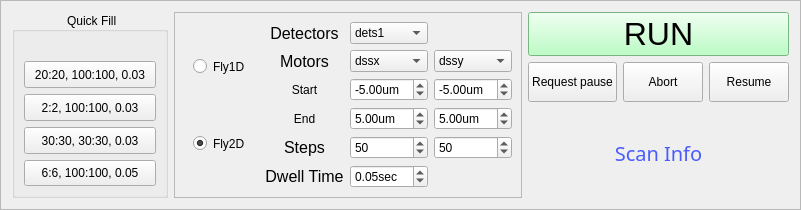
         <widget class="QFrame" name="frame_2">
          <property name="sizePolicy">
           <sizepolicy hsizetype="Preferred" vsizetype="Preferred">
            <horstretch>0</horstretch>
            <verstretch>0</verstretch>
           </sizepolicy>
          </property>
          <property name="frameShape">
           <enum>QFrame::StyledPanel</enum>
          </property>
          <property name="frameShadow">
           <enum>QFrame::Raised</enum>
          </property>
          <layout class="QGridLayout" name="gridLayout_92">
           <item row="0" column="1" rowspan="2">
            <widget class="QFrame" name="frame_3">
             <property name="sizePolicy">
              <sizepolicy hsizetype="Preferred" vsizetype="Preferred">
               <horstretch>0</horstretch>
               <verstretch>0</verstretch>
              </sizepolicy>
             </property>
             <property name="styleSheet">
              <string notr="true"/>
             </property>
             <property name="frameShape">
              <enum>QFrame::StyledPanel</enum>
             </property>
             <property name="frameShadow">
              <enum>QFrame::Raised</enum>
             </property>
             <layout class="QGridLayout" name="gridLayout_8">
              <item row="4" column="2">
               <widget class="QDoubleSpinBox" name="x_end">
                <property name="sizePolicy">
                 <sizepolicy hsizetype="Preferred" vsizetype="Preferred">
                  <horstretch>0</horstretch>
                  <verstretch>0</verstretch>
                 </sizepolicy>
                </property>
                <property name="toolTip">
                 <string>scan range entry</string>
                </property>
                <property name="suffix">
                 <string notr="true">um</string>
                </property>
                <property name="minimum">
                 <double>-15.000000000000000</double>
                </property>
                <property name="maximum">
                 <double>15.000000000000000</double>
                </property>
                <property name="singleStep">
                 <double>1.000000000000000</double>
                </property>
                <property name="value">
                 <double>5.000000000000000</double>
                </property>
               </widget>
              </item>
              <item row="6" column="1">
               <widget class="QLabel" name="label_9">
                <property name="sizePolicy">
                 <sizepolicy hsizetype="Preferred" vsizetype="Preferred">
                  <horstretch>0</horstretch>
                  <verstretch>0</verstretch>
                 </sizepolicy>
                </property>
                <property name="font">
                 <font>
                  <family>Segoe UI</family>
                  <pointsize>12</pointsize>
                  <weight>50</weight>
                  <italic>false</italic>
                  <bold>false</bold>
                 </font>
                </property>
                <property name="text">
                 <string>Dwell Time</string>
                </property>
                <property name="textFormat">
                 <enum>Qt::AutoText</enum>
                </property>
                <property name="scaledContents">
                 <bool>false</bool>
                </property>
                <property name="alignment">
                 <set>Qt::AlignCenter</set>
                </property>
               </widget>
              </item>
              <item row="4" column="1">
               <widget class="QLabel" name="label_18">
                <property name="text">
                 <string>End</string>
                </property>
                <property name="alignment">
                 <set>Qt::AlignCenter</set>
                </property>
               </widget>
              </item>
              <item row="5" column="3">
               <widget class="QSpinBox" name="y_step">
                <property name="sizePolicy">
                 <sizepolicy hsizetype="Preferred" vsizetype="Preferred">
                  <horstretch>0</horstretch>
                  <verstretch>0</verstretch>
                 </sizepolicy>
                </property>
                <property name="toolTip">
                 <string>second motor steps</string>
                </property>
                <property name="minimum">
                 <number>1</number>
                </property>
                <property name="maximum">
                 <number>1000</number>
                </property>
                <property name="singleStep">
                 <number>10</number>
                </property>
                <property name="value">
                 <number>50</number>
                </property>
               </widget>
              </item>
              <item row="6" column="2">
               <widget class="QDoubleSpinBox" name="dwell">
                <property name="sizePolicy">
                 <sizepolicy hsizetype="Preferred" vsizetype="Preferred">
                  <horstretch>0</horstretch>
                  <verstretch>0</verstretch>
                 </sizepolicy>
                </property>
                <property name="toolTip">
                 <string>exposure time per point</string>
                </property>
                <property name="prefix">
                 <string/>
                </property>
                <property name="suffix">
                 <string notr="true">sec</string>
                </property>
                <property name="minimum">
                 <double>0.000000000000000</double>
                </property>
                <property name="maximum">
                 <double>0.500000000000000</double>
                </property>
                <property name="singleStep">
                 <double>0.010000000000000</double>
                </property>
                <property name="value">
                 <double>0.050000000000000</double>
                </property>
               </widget>
              </item>
              <item row="1" column="1">
               <widget class="QLabel" name="label_17">
                <property name="sizePolicy">
                 <sizepolicy hsizetype="Preferred" vsizetype="Preferred">
                  <horstretch>0</horstretch>
                  <verstretch>0</verstretch>
                 </sizepolicy>
                </property>
                <property name="font">
                 <font>
                  <family>Segoe UI</family>
                  <pointsize>12</pointsize>
                  <weight>50</weight>
                  <italic>false</italic>
                  <bold>false</bold>
                 </font>
                </property>
                <property name="text">
                 <string>Detectors</string>
                </property>
                <property name="alignment">
                 <set>Qt::AlignCenter</set>
                </property>
               </widget>
              </item>
              <item row="1" column="0" rowspan="6">
               <widget class="QWidget" name="widget_2" native="true">
                <property name="styleSheet">
                 <string notr="true">font: 14pt &quot;MS Shell Dlg 2&quot;;</string>
                </property>
                <layout class="QVBoxLayout" name="verticalLayout_9">
                 <item>
                  <widget class="QRadioButton" name="rb_1d">
                   <property name="sizePolicy">
                    <sizepolicy hsizetype="Preferred" vsizetype="Preferred">
                     <horstretch>0</horstretch>
                     <verstretch>0</verstretch>
                    </sizepolicy>
                   </property>
                   <property name="toolTip">
                    <string>select for line scan</string>
                   </property>
                   <property name="styleSheet">
                    <string notr="true"/>
                   </property>
                   <property name="text">
                    <string>Fly1D</string>
                   </property>
                   <property name="autoExclusive">
                    <bool>true</bool>
                   </property>
                  </widget>
                 </item>
                 <item>
                  <widget class="QRadioButton" name="rb_2d">
                   <property name="sizePolicy">
                    <sizepolicy hsizetype="Preferred" vsizetype="Preferred">
                     <horstretch>0</horstretch>
                     <verstretch>0</verstretch>
                    </sizepolicy>
                   </property>
                   <property name="toolTip">
                    <string>select for 2D scan</string>
                   </property>
                   <property name="styleSheet">
                    <string notr="true"/>
                   </property>
                   <property name="text">
                    <string>Fly2D</string>
                   </property>
                   <property name="checked">
                    <bool>true</bool>
                   </property>
                   <property name="autoExclusive">
                    <bool>true</bool>
                   </property>
                  </widget>
                 </item>
                </layout>
               </widget>
              </item>
              <item row="4" column="3">
               <widget class="QDoubleSpinBox" name="y_end">
                <property name="sizePolicy">
                 <sizepolicy hsizetype="Preferred" vsizetype="Preferred">
                  <horstretch>0</horstretch>
                  <verstretch>0</verstretch>
                 </sizepolicy>
                </property>
                <property name="toolTip">
                 <string>scan range entry</string>
                </property>
                <property name="suffix">
                 <string notr="true">um</string>
                </property>
                <property name="minimum">
                 <double>-15.000000000000000</double>
                </property>
                <property name="maximum">
                 <double>15.000000000000000</double>
                </property>
                <property name="singleStep">
                 <double>1.000000000000000</double>
                </property>
                <property name="value">
                 <double>5.000000000000000</double>
                </property>
               </widget>
              </item>
              <item row="3" column="2">
               <widget class="QDoubleSpinBox" name="x_start">
                <property name="sizePolicy">
                 <sizepolicy hsizetype="Preferred" vsizetype="Preferred">
                  <horstretch>0</horstretch>
                  <verstretch>0</verstretch>
                 </sizepolicy>
                </property>
                <property name="toolTip">
                 <string>scan range entry</string>
                </property>
                <property name="prefix">
                 <string notr="true"/>
                </property>
                <property name="suffix">
                 <string>um</string>
                </property>
                <property name="minimum">
                 <double>-15.000000000000000</double>
                </property>
                <property name="maximum">
                 <double>15.000000000000000</double>
                </property>
                <property name="singleStep">
                 <double>1.000000000000000</double>
                </property>
                <property name="value">
                 <double>-5.000000000000000</double>
                </property>
               </widget>
              </item>
              <item row="1" column="2">
               <widget class="QComboBox" name="pb_dets">
                <property name="sizePolicy">
                 <sizepolicy hsizetype="Preferred" vsizetype="Preferred">
                  <horstretch>0</horstretch>
                  <verstretch>0</verstretch>
                 </sizepolicy>
                </property>
                <property name="toolTip">
                 <string comment="choose the detector system"/>
                </property>
                <item>
                 <property name="text">
                  <string>dets1</string>
                 </property>
                </item>
                <item>
                 <property name="text">
                  <string>dets2</string>
                 </property>
                </item>
                <item>
                 <property name="text">
                  <string>dets3</string>
                 </property>
                </item>
                <item>
                 <property name="text">
                  <string>dets4</string>
                 </property>
                </item>
                <item>
                 <property name="text">
                  <string>dets_fs</string>
                 </property>
                </item>
               </widget>
              </item>
              <item row="3" column="1">
               <widget class="QLabel" name="label_32">
                <property name="text">
                 <string>Start</string>
                </property>
                <property name="alignment">
                 <set>Qt::AlignCenter</set>
                </property>
               </widget>
              </item>
              <item row="2" column="2">
               <widget class="QComboBox" name="cb_motor1">
                <property name="sizePolicy">
                 <sizepolicy hsizetype="Preferred" vsizetype="Preferred">
                  <horstretch>0</horstretch>
                  <verstretch>0</verstretch>
                 </sizepolicy>
                </property>
                <property name="toolTip">
                 <string>first motor to scan in 2D and Line scan motor</string>
                </property>
                <item>
                 <property name="text">
                  <string>dssx</string>
                 </property>
                </item>
                <item>
                 <property name="text">
                  <string>dssy</string>
                 </property>
                </item>
                <item>
                 <property name="text">
                  <string>dssz</string>
                 </property>
                </item>
               </widget>
              </item>
              <item row="5" column="2">
               <widget class="QSpinBox" name="x_step">
                <property name="sizePolicy">
                 <sizepolicy hsizetype="Preferred" vsizetype="Preferred">
                  <horstretch>0</horstretch>
                  <verstretch>0</verstretch>
                 </sizepolicy>
                </property>
                <property name="toolTip">
                 <string>first motor steps</string>
                </property>
                <property name="minimum">
                 <number>1</number>
                </property>
                <property name="maximum">
                 <number>1000</number>
                </property>
                <property name="singleStep">
                 <number>10</number>
                </property>
                <property name="value">
                 <number>50</number>
                </property>
               </widget>
              </item>
              <item row="3" column="3">
               <widget class="QDoubleSpinBox" name="y_start">
                <property name="enabled">
                 <bool>true</bool>
                </property>
                <property name="sizePolicy">
                 <sizepolicy hsizetype="Preferred" vsizetype="Preferred">
                  <horstretch>0</horstretch>
                  <verstretch>0</verstretch>
                 </sizepolicy>
                </property>
                <property name="toolTip">
                 <string>scan range entry</string>
                </property>
                <property name="prefix">
                 <string notr="true"/>
                </property>
                <property name="suffix">
                 <string>um</string>
                </property>
                <property name="minimum">
                 <double>-15.000000000000000</double>
                </property>
                <property name="maximum">
                 <double>15.000000000000000</double>
                </property>
                <property name="singleStep">
                 <double>1.000000000000000</double>
                </property>
                <property name="value">
                 <double>-5.000000000000000</double>
                </property>
               </widget>
              </item>
              <item row="5" column="1">
               <widget class="QLabel" name="label_5">
                <property name="sizePolicy">
                 <sizepolicy hsizetype="Preferred" vsizetype="Preferred">
                  <horstretch>0</horstretch>
                  <verstretch>0</verstretch>
                 </sizepolicy>
                </property>
                <property name="font">
                 <font>
                  <family>Segoe UI</family>
                  <pointsize>12</pointsize>
                  <weight>50</weight>
                  <italic>false</italic>
                  <bold>false</bold>
                 </font>
                </property>
                <property name="text">
                 <string>Steps</string>
                </property>
                <property name="textFormat">
                 <enum>Qt::AutoText</enum>
                </property>
                <property name="scaledContents">
                 <bool>false</bool>
                </property>
                <property name="alignment">
                 <set>Qt::AlignCenter</set>
                </property>
               </widget>
              </item>
              <item row="2" column="3">
               <widget class="QComboBox" name="cb_motor2">
                <property name="sizePolicy">
                 <sizepolicy hsizetype="Preferred" vsizetype="Preferred">
                  <horstretch>0</horstretch>
                  <verstretch>0</verstretch>
                 </sizepolicy>
                </property>
                <property name="toolTip">
                 <string>second motor in 2D</string>
                </property>
                <item>
                 <property name="text">
                  <string>dssy</string>
                 </property>
                </item>
                <item>
                 <property name="text">
                  <string>dssx</string>
                 </property>
                </item>
                <item>
                 <property name="text">
                  <string>dssz</string>
                 </property>
                </item>
               </widget>
              </item>
              <item row="2" column="1">
               <widget class="QLabel" name="label_2">
                <property name="sizePolicy">
                 <sizepolicy hsizetype="Preferred" vsizetype="Preferred">
                  <horstretch>0</horstretch>
                  <verstretch>0</verstretch>
                 </sizepolicy>
                </property>
                <property name="font">
                 <font>
                  <family>Segoe UI</family>
                  <pointsize>12</pointsize>
                  <weight>50</weight>
                  <italic>false</italic>
                  <bold>false</bold>
                 </font>
                </property>
                <property name="text">
                 <string>Motors</string>
                </property>
                <property name="alignment">
                 <set>Qt::AlignCenter</set>
                </property>
               </widget>
              </item>
             </layout>
            </widget>
           </item>
           <item row="0" column="3">
            <layout class="QGridLayout" name="gridLayout_91">
             <item row="1" column="0">
              <widget class="QPushButton" name="start">
               <property name="sizePolicy">
                <sizepolicy hsizetype="Preferred" vsizetype="Preferred">
                 <horstretch>0</horstretch>
                 <verstretch>0</verstretch>
                </sizepolicy>
               </property>
               <property name="font">
                <font>
                 <family>MS Shell Dlg 2</family>
                 <pointsize>24</pointsize>
                 <weight>50</weight>
                 <italic>false</italic>
                 <bold>false</bold>
                </font>
               </property>
               <property name="toolTip">
                <string>excetute the scan plan</string>
               </property>
               <property name="autoFillBackground">
                <bool>false</bool>
               </property>
               <property name="styleSheet">
                <string notr="true">QPushButton {
	background-color: rgb(167, 255, 180);
	
	font: 24pt &quot;MS Shell Dlg 2&quot;;
	}

QPushButton:hover{ 
	background-color: rgb(255, 255, 0); 
	}

QPushButton:pressed{ 
	background-color: rgb(0, 255, 0); 
	}



</string>
               </property>
               <property name="text">
                <string>RUN</string>
               </property>
              </widget>
             </item>
             <item row="2" column="0">
              <layout class="QGridLayout" name="gridLayout_22">
               <item row="0" column="1">
                <widget class="QPushButton" name="pb_REAbort">
                 <property name="enabled">
                  <bool>true</bool>
                 </property>
                 <property name="sizePolicy">
                  <sizepolicy hsizetype="Preferred" vsizetype="Preferred">
                   <horstretch>0</horstretch>
                   <verstretch>0</verstretch>
                  </sizepolicy>
                 </property>
                 <property name="text">
                  <string>Abort</string>
                 </property>
                </widget>
               </item>
               <item row="0" column="2">
                <widget class="QPushButton" name="pb_REResume">
                 <property name="enabled">
                  <bool>true</bool>
                 </property>
                 <property name="sizePolicy">
                  <sizepolicy hsizetype="Preferred" vsizetype="Preferred">
                   <horstretch>0</horstretch>
                   <verstretch>0</verstretch>
                  </sizepolicy>
                 </property>
                 <property name="text">
                  <string>Resume</string>
                 </property>
                </widget>
               </item>
               <item row="0" column="0">
                <widget class="QPushButton" name="pb_reqPause">
                 <property name="sizePolicy">
                  <sizepolicy hsizetype="Preferred" vsizetype="Preferred">
                   <horstretch>0</horstretch>
                   <verstretch>0</verstretch>
                  </sizepolicy>
                 </property>
                 <property name="toolTip">
                  <string>Request a pause at next check point, then click abort or resume</string>
                 </property>
                 <property name="text">
                  <string>Request pause</string>
                 </property>
                </widget>
               </item>
              </layout>
             </item>
            </layout>
           </item>
           <item row="1" column="3">
            <widget class="QLabel" name="label_scan_info_calc">
             <property name="sizePolicy">
              <sizepolicy hsizetype="Preferred" vsizetype="Preferred">
               <horstretch>0</horstretch>
               <verstretch>0</verstretch>
              </sizepolicy>
             </property>
             <property name="font">
              <font>
               <family>Modern No. 20</family>
               <pointsize>15</pointsize>
               <weight>50</weight>
               <italic>false</italic>
               <bold>false</bold>
              </font>
             </property>
             <property name="styleSheet">
              <string notr="true">color: rgb(73, 91, 255);
font: 15pt &quot;Modern No. 20&quot;;


</string>
             </property>
             <property name="text">
              <string>Scan Info</string>
             </property>
             <property name="alignment">
              <set>Qt::AlignCenter</set>
             </property>
            </widget>
           </item>
           <item row="0" column="0" rowspan="2">
            <widget class="QGroupBox" name="groupBox_2">
             <property name="sizePolicy">
              <sizepolicy hsizetype="Fixed" vsizetype="Preferred">
               <horstretch>0</horstretch>
               <verstretch>0</verstretch>
              </sizepolicy>
             </property>
             <property name="toolTip">
              <string>Quickly fill the selected parameters above</string>
             </property>
             <property name="styleSheet">
              <string notr="true"/>
             </property>
             <property name="title">
              <string> Quick Fill</string>
             </property>
             <property name="alignment">
              <set>Qt::AlignCenter</set>
             </property>
             <layout class="QGridLayout" name="gridLayout_6">
              <item row="2" column="0">
               <layout class="QVBoxLayout" name="verticalLayout_6">
                <item>
                 <widget class="QPushButton" name="pb_3030">
                  <property name="sizePolicy">
                   <sizepolicy hsizetype="Minimum" vsizetype="Preferred">
                    <horstretch>0</horstretch>
                    <verstretch>0</verstretch>
                   </sizepolicy>
                  </property>
                  <property name="text">
                   <string>  30:30, 30:30, 0.03  </string>
                  </property>
                 </widget>
                </item>
                <item>
                 <widget class="QPushButton" name="pb_66">
                  <property name="sizePolicy">
                   <sizepolicy hsizetype="Minimum" vsizetype="Preferred">
                    <horstretch>0</horstretch>
                    <verstretch>0</verstretch>
                   </sizepolicy>
                  </property>
                  <property name="text">
                   <string>  6:6, 100:100, 0.05  </string>
                  </property>
                 </widget>
                </item>
               </layout>
              </item>
              <item row="1" column="0">
               <layout class="QVBoxLayout" name="verticalLayout_7">
                <item>
                 <widget class="QPushButton" name="pb_2020">
                  <property name="sizePolicy">
                   <sizepolicy hsizetype="Minimum" vsizetype="Preferred">
                    <horstretch>0</horstretch>
                    <verstretch>0</verstretch>
                   </sizepolicy>
                  </property>
                  <property name="text">
                   <string>  20:20, 100:100, 0.03  </string>
                  </property>
                 </widget>
                </item>
                <item>
                 <widget class="QPushButton" name="pb_22">
                  <property name="sizePolicy">
                   <sizepolicy hsizetype="Minimum" vsizetype="Preferred">
                    <horstretch>0</horstretch>
                    <verstretch>0</verstretch>
                   </sizepolicy>
                  </property>
                  <property name="text">
                   <string>  2:2, 100:100, 0.03  </string>
                  </property>
                 </widget>
                </item>
               </layout>
              </item>
              <item row="0" column="0">
               <widget class="QLabel" name="label_136">
                <property name="sizePolicy">
                 <sizepolicy hsizetype="Fixed" vsizetype="Fixed">
                  <horstretch>0</horstretch>
                  <verstretch>0</verstretch>
                 </sizepolicy>
                </property>
                <property name="text">
                 <string/>
                </property>
               </widget>
              </item>
             </layout>
            </widget>
           </item>
          </layout>
         </widget>
